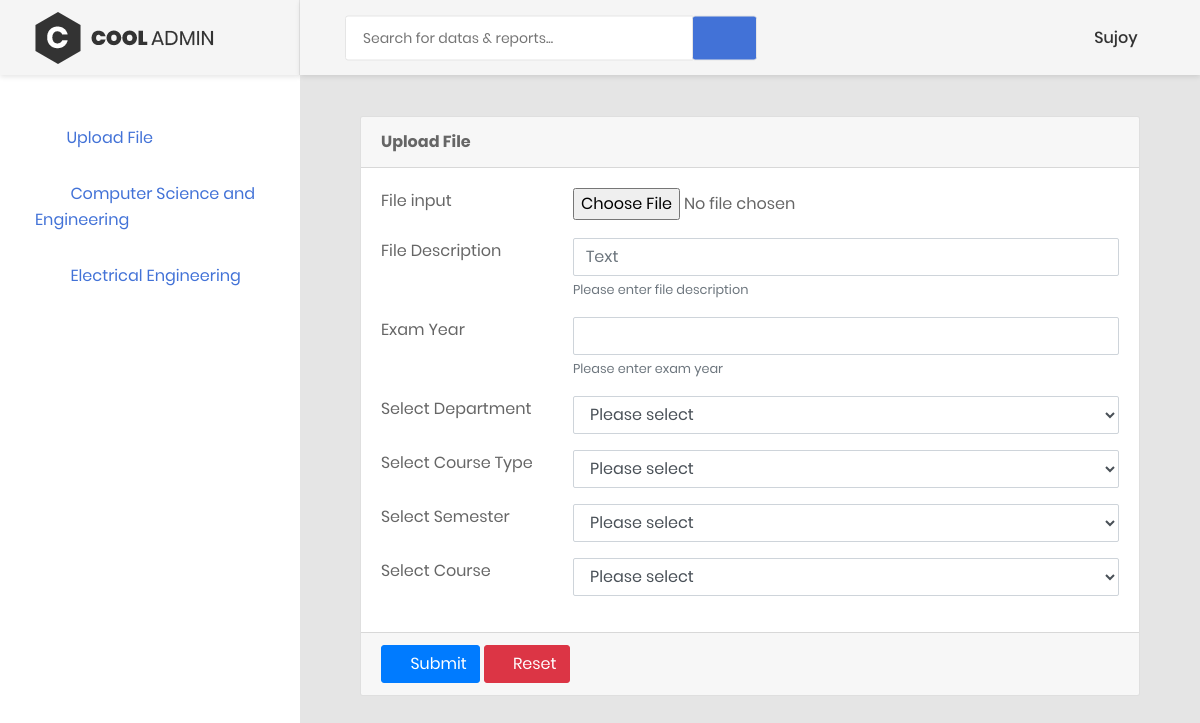
The app's page /home/ (signed in) with its own data.
### mainbase/models.py (models this page shows)
class Department(models.Model):
    deptName = models.CharField(max_length=100, default='')
    isActive = models.BooleanField(default=True)
    courseType = models.CharField(max_length=100, default='')
    semesterCount = models.IntegerField(default=0)

### mainbase/views.py (the view)
# urls.py: 2. Add a URL to urlpatterns:  path('', views.home, name='home')
def home(request):
    if request.user.is_anonymous:
        return HttpResponseRedirect('/login/')
    if not request.user.is_authenticated:
        return HttpResponseRedirect('/login/')
    depts = Department.objects.values_list('deptName', flat=True).distinct()
    department = {}
    deptser = Department.objects.all()
    for dp in deptser:
        dName = dp.deptName
        dActive = dp.isActive
        dType = dp.courseType
        if dActive is not True:
            continue
        elif dName in department:
            department[dName].append(dType)
        else:
            department[dName] = [dType,]
    context = {'depts':depts, 'department':department}
    return render(request, 'index.html', context=context)

### mainbase/templates/index.html (shortened to what this page needs)
<!DOCTYPE html>
<html lang="en">
<head>
    {%  load static %}
    <link href="{% static 'css/font-face.css' %}" rel="stylesheet" media="all">
    <link href="{% static 'vendor/font-awesome-4.7/css/font-awesome.min.css' %}" rel="stylesheet" media="all">
    <link href="{% static 'vendor/font-awesome-5/css/fontawesome-all.min.css' %}" rel="stylesheet" media="all">
    <link href="{% static 'vendor/mdi-font/css/material-design-iconic-font.min.css' %}" rel="stylesheet" media="all">
    <link href="{% static 'vendor/bootstrap-4.1/bootstrap.min.css' %}" rel="stylesheet" media="all">
    <link href="{% static 'vendor/animsition/animsition.min.css' %}" rel="stylesheet" media="all">
    <link href="{% static 'vendor/bootstrap-progressbar/bootstrap-progressbar-3.3.4.min.css' %}" rel="stylesheet" media="all">
    <link href="{% static 'vendor/wow/animate.css' %}" rel="stylesheet" media="all">
    <link href="{% static 'vendor/css-hamburgers/hamburgers.min.css' %}" rel="stylesheet" media="all">
    <link href="{% static 'vendor/slick/slick.css' %}" rel="stylesheet" media="all">
    <link href="{% static 'vendor/select2/select2.min.css' %}" rel="stylesheet" media="all">
    <link href="{% static 'vendor/perfect-scrollbar/perfect-scrollbar.css' %}" rel="stylesheet" media="all">
    <link href="{% static 'css/theme.css' %}" rel="stylesheet" media="all">
</head>
<body class="animsition">
    <div class="page-wrapper">
        <aside class="menu-sidebar d-none d-lg-block">
            <div class="logo">
                <a href="">
                    <img src="{%  static 'images/icon/logo.png' %}" alt="Cool Admin" />
                </a>
            </div>
            <div class="menu-sidebar__content js-scrollbar1">
                <nav class="navbar-sidebar">
                    <ul class="list-unstyled navbar__list">
                        <li class="active has-sub" id="Dashboard" value="Dashboard">
                            <a class="js-arrow" href="/home/">
                                <i class="fas fa-upload"></i>Upload File</a>
                        </li>
                        {% for key, val in department.items %}
                            <li class="active has-sub departmental" id="{{ key }}" value="{{ key }}">
                                <a class="js-arrow" href="#">
                                    <i class="fas fa-folder"></i> {{ key }}
                                </a>
                            </li>
                        {% endfor %}
                    </ul>
                </nav>
            </div>
        </aside>
        <div class="page-container">
            <header class="header-desktop">
                <div class="section__content section__content--p30">
                    <div class="container-fluid">
                        <div class="header-wrap">
                            <form class="form-header" action="" method="POST">
                                <input class="au-input au-input--xl" type="text" name="search" placeholder="Search for datas &amp; reports..." />
                                <button class="au-btn--submit" type="submit">
                                    <i class="zmdi zmdi-search"></i>
                                </button>
                            </form>
                            <div class="header-button">
                                <div class="account-wrap">
                                    <div class="account-item clearfix js-item-menu">
                                        <div class="content">
                                            {% if user.is_authenticated %}
                                                <a class="js-acc-btn" href="#">{{ user.username }}</a>
                                            {% else %}
                                                <a class="js-acc-btn" href="#">Unknown</a>
                                            {% endif %}
                                        </div>
                                    </div>
                                </div>
                            </div>
                        </div>
                    </div>
                </div>
            </header>
            <div class="main-content">
                <div class="section__content section__content--p30">
                    <div class="container-fluid">
                        <div class="col-lg-12">
                                <div class="card" id="first">
                                    <div class="card-header">
                                        <strong>Upload File</strong>
                                    </div>
                                    <div class="card-body card-block">
                                        <form action="/uploadfile/" method="post" id="uploadForm" enctype="multipart/form-data" class="form-horizontal">
                                            <div class="row form-group">
                                                <div class="col col-md-3">
                                                    <label for="file-input" class=" form-control-label">File input</label>
                                                </div>
                                                <div class="col-12 col-md-9">
                                                    <input type="file" id="inputfile" name="file-input" class="form-control-file">
                                                </div>
                                            </div>
                                            <div class="row form-group">
                                                <div class="col col-md-3">
                                                    <label for="text-input" class=" form-control-label">File Description</label>
                                                </div>
                                                <div class="col-12 col-md-9">
                                                    <input type="text" id="filedesc" name="text-input" placeholder="Text" class="form-control" required>
                                                    <small class="form-text text-muted">Please enter file description</small>
                                                </div>
                                            </div>
                                            <div class="row form-group">
                                                <div class="col col-md-3">
                                                    <label for="text-input" class=" form-control-label">Exam Year</label>
                                                </div>
                                                <div class="col-12 col-md-9">
                                                    <input type="number" id="fileyear" name="year-input" placeholder="" class="form-control" required>
                                                    <small class="form-text text-muted">Please enter exam year</small>
                                                </div>
                                            </div>
                                            <div class="row form-group">
                                                <div class="col col-md-3">
                                                    <label for="select" class=" form-control-label">Select Department</label>
                                                </div>
                                                <div class="col-12 col-md-9">
                                                    <select name="dept" id="department" class="form-control" required>
                                                        <option value="Please select">Please select</option>
                                                    </select>
                                                </div>
                                            </div>
                                            <div class="row form-group">
                                                <div class="col col-md-3">
                                                    <label for="select" class=" form-control-label">Select Course Type</label>
                                                </div>
                                                <div class="col-12 col-md-9">
                                                    <select name="ctype" id="coursetype" class="form-control" required>
                                                        <option value="only">Please select</option>
                                                    </select>
                                                </div>
                                            </div>
                                            <div class="row form-group">
                                                <div class="col col-md-3">
                                                    <label for="select" class=" form-control-label">Select Semester</label>
                                                </div>
                                                <div class="col-12 col-md-9">
                                                    <select name="semester" id="semester" class="form-control" required>
                                                        <option value="0">Please select</option>
                                                    </select>
                                                </div>
                                            </div>
                                            <div class="row form-group">
                                                <div class="col col-md-3">
                                                    <label for="select" class=" form-control-label">Select Course</label>
                                                </div>
                                                <div class="col-12 col-md-9">
                                                    <select name="course" id="course" class="form-control" required>
                                                        <option value="0">Please select</option>
                                                    </select>
                                                </div>
                                            </div>
                                        </form>
                                    </div>
                                    <div class="card-footer">
                                        <button type="submit" class="btn btn-primary" form="uploadForm">
                                            <i class="fa fa-dot-circle-o"></i> Submit
                                        </button>
                                        <button type="reset" class="btn btn-danger" form="uploadForm" id="reset">
                                            <i class="fa fa-ban"></i> Reset
                                        </button>
                                    </div>
                                </div>
                        </div>
                    </div>
                </div>
            </div>
        </div>
    </div>
</body>
</html>

### records on screen
Department: department "Computer Science and Engineering"
Department: department "Electrical Engineering"

### other values on screen
{{ user.username }} "Sujoy"
